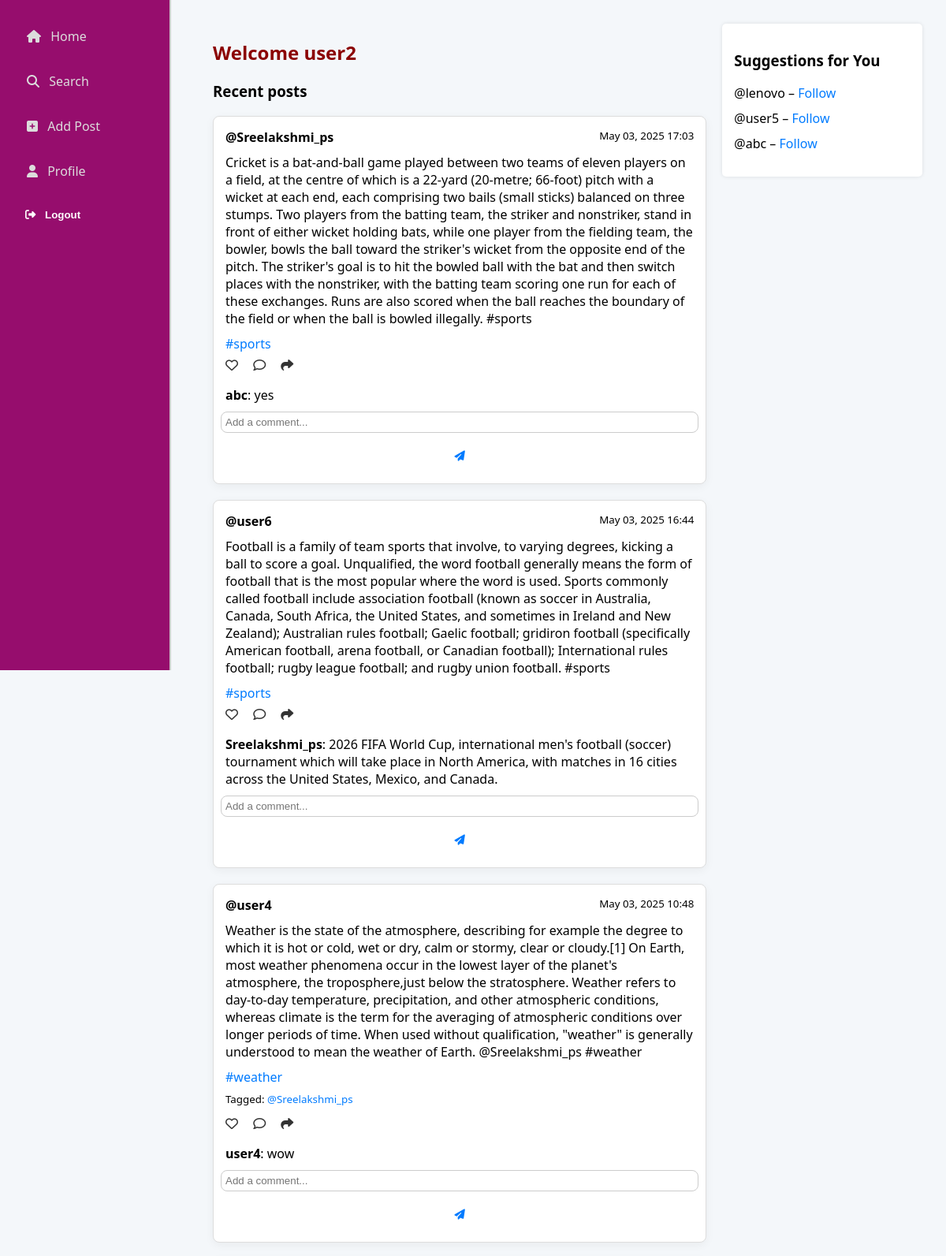
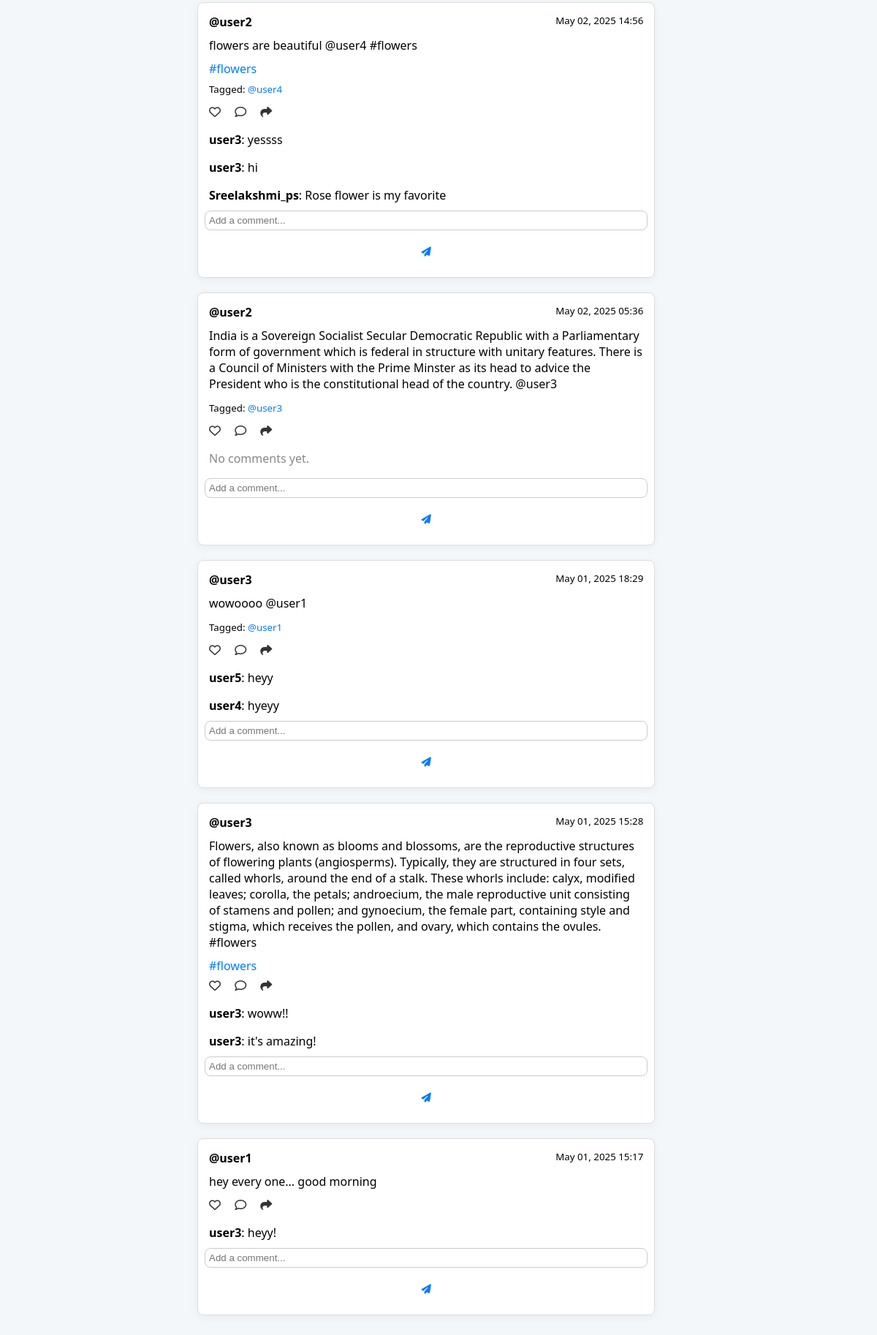
The page /home/ (signed in) on the database its author committed (2 pictures, top to bottom).
### BlogApp/models.py (models this page shows, shortened)
class Post(models.Model):
    author = models.ForeignKey(User, on_delete=models.CASCADE)
    content = models.TextField()
    tags = models.ManyToManyField(Tag, blank=True)
    tagged_users = models.ManyToManyField(User, related_name='tagged_in_posts', blank=True)
    created_at = models.DateTimeField(auto_now_add=True)

class Tag(models.Model):
    name = models.CharField(max_length=30, unique=True)

class Comment(models.Model):
    post = models.ForeignKey(Post, on_delete=models.CASCADE, related_name='comments')
    author = models.ForeignKey(User, on_delete=models.CASCADE)
    text = models.TextField()
    created_at = models.DateTimeField(auto_now_add=True)

### BlogApp/views.py (the view)
# urls.py: path('home/', home_view, name='home'),
@login_required
def home_view(request):
    tag_name = request.GET.get('tag')
    posts = Post.objects.all().order_by('-created_at')
    if tag_name:
        posts = posts.filter(tags__name__iexact=tag_name)
    comment_form = CommentForm()
    following_ids = Follow.objects.filter(follower=request.user).values_list('following__id', flat=True)
    suggestions = User.objects.exclude(id__in=following_ids).exclude(id=request.user.id)[:5]
    return render(request, 'BlogApp/home.html', {
        'posts': posts,
        'comment_form': comment_form,
        'tag_name': tag_name,
        'suggestions': suggestions
    })

### BlogApp/forms.py
class CommentForm(forms.ModelForm):
    class Meta:
        model = Comment
        fields = ['text']
        widgets = {
            'text': forms.TextInput(attrs={
                'placeholder': 'Add a comment...',
                'class': 'form-control',
                'style': 'width: 100%; padding: 5px;',
            }),
        }

### BlogApp/templates/BlogApp/home.html (shortened to what this page needs)
{% extends 'BlogApp/base.html' %}
{% load static %}
{% block content %}
<link rel="stylesheet" href="https://cdnjs.cloudflare.com/ajax/libs/font-awesome/6.4.0/css/all.min.css">
<div style="display: flex; justify-content: space-between; gap: 20px;">
    <div style="width: 70%;">
        <h2 style="text-align: left;color: darkred;">Welcome {{ user.username }}</h2>
        <h3 style="text-align: left;color: black;">Recent posts</h3>
        {% for post in posts %}
        <div class="post" style="border: 1px solid #ddd; padding: 15px; margin-bottom: 20px; border-radius: 8px;">
            <div class="post-header" style="margin-bottom: 10px;">
                <strong>@{{ post.author.username }}</strong>
                <small style="float: right;">{{ post.created_at|date:"M d, Y H:i" }}</small>
            </div>
            <div class="post-content" style="margin-bottom: 10px;">{{ post.content }}</div>
            {% if post.tags.all %}
                <div class="post-tags" style="margin-bottom: 5px;">
                    {% for tag in post.tags.all %}
                        <a href="?tag={{ tag.name }}" style="text-decoration: none; color: #007bff;">#{{ tag.name }}</a>
                    {% endfor %}
                </div>
            {% endif %}
            {% if post.tagged_users.all %}
                <div class="tagged-users" style="margin-bottom: 10px;">
                    <small>Tagged:
                        {% for user in post.tagged_users.all %}
                            <a href="{% url 'profile' user.username %}" style="text-decoration: none; color: #007bff;">@{{ user.username }}</a>{% if not forloop.last %}, {% endif %}
                        {% endfor %}
                    </small>
                </div>
            {% endif %}
            <div class="post-actions" style="margin-bottom: 10px;">
                <a href="#" style="margin-right: 15px; color: #333;"><i class="far fa-heart"></i></a>
                <a href="#" style="margin-right: 15px; color: #333;"><i class="far fa-comment"></i></a>
                <a href="#" style="color: #333;"><i class="fas fa-share"></i></a>
            </div>
            <div class="comments" style="margin-top: 10px;">
                {% for comment in post.comments.all %}
                    <p style="margin-bottom: 5px;"><strong>{{ comment.author.username }}</strong>: {{ comment.text }}</p>
                {% empty %}
                    <p style="color: #888;">No comments yet.</p>
                {% endfor %}
                <form method="post" action="{% url 'comment' post.id %}" style="margin-top: 10px; display: flex; align-items: center; gap: 10px;">
                    {{ comment_form.text }}
                    <button type="submit" title="Add Comment" style="background: none; border: none; cursor: pointer; color: #007bff;">
                        <i class="fas fa-paper-plane"></i>
                    </button>
                </form>
            </div>
        </div>
        {% empty %}
            <p>No posts available.</p>
        {% endfor %}
    </div>
    <div style="width: 25%; background-color: #fff; padding: 15px; border-radius: 5px; box-shadow: 0 0 5px rgba(0,0,0,0.1); height: fit-content;">
        <h3>Suggestions for You</h3>
        <ul style="list-style: none; padding: 0;">
            {% for user in suggestions %}
                <li style="margin-bottom: 10px;">
                    @{{ user.username }} –
                    <a href="{% url 'follow_from_home' user.username %}" style="color: #007bff;">Follow</a>
                </li>
            {% empty %}
                <li>No suggestions available</li>
            {% endfor %}
        </ul>
    </div>
</div>
{% endblock %}

### BlogApp/static/BlogApp/style.css (style rules this page uses)
body { font-family: 'Segoe UI', Tahoma, Geneva, Verdana, sans-serif; background-color: #f4f7fa; margin: 0; padding: 0; display: flex; min-height: 100vh; }
h2 { text-align: center; color: #333; }
a { color: #1a73e8; text-decoration: none; transition: 0.3s; }
form { display: flex; flex-direction: column; gap: 12px; }
input { padding: 10px; border: 1px solid #ccc; border-radius: 8px; transition: 0.2s; }
button, .button { padding: 12px; background-color: #f00975; color: white; border: none; border-radius: 10px; cursor: pointer; font-weight: bold; transition: background-color 0.3s; }
.post { background: #fff; padding: 20px; margin-bottom: 25px; border-left: 6px solid #ff4c60; border-radius: 12px; box-shadow: 0 3px 12px rgba(0, 0, 0, 0.05); border: 1px solid #e0e0e0; }

### rows shown on the page
Post: author.username "Sreelakshmi_ps", created_at "May 03, 2025 17:03", content "Cricket is a bat-and-ball game played between two teams of eleven players on a field, at the centre of which is a 22-yard (20-metre; 66-foot) pitch with a wicket at each end, each comprising two bails (small sticks) balanced on three stumps. Two players from the batting team, the striker and nonstriker, stand in front of either wicket holding bats, while one player from the fielding team, the bowler, bowls the ball toward the striker's wicket from the opposite end of the pitch. The striker's goal is to hit the bowled ball with the bat and then switch places with the nonstriker, with the batting team scoring one run for each of these exchanges. Runs are also scored when the ball reaches the…"
Tag: name "sports"
Comment: author.username "abc", text "yes"
Post: author.username "user6", created_at "May 03, 2025 16:44", content "Football is a family of team sports that involve, to varying degrees, kicking a ball to score a goal. Unqualified, the word football generally means the form of football that is the most popular where the word is used. Sports commonly called football include association football (known as soccer in Australia, Canada, South Africa, the United States, and sometimes in Ireland and New Zealand); Australian rules football; Gaelic football; gridiron football (specifically American football, arena football, or Canadian football); International rules football; rugby league football; and rugby union football. #sports"
Comment: author.username "Sreelakshmi_ps", text "2026 FIFA World Cup, international men's football (soccer) tournament which will take place in North America, with matches in 16 cities across the United States, Mexico, and Canada."
Post: author.username "user4", created_at "May 03, 2025 10:48", content "Weather is the state of the atmosphere, describing for example the degree to which it is hot or cold, wet or dry, calm or stormy, clear or cloudy.[1] On Earth, most weather phenomena occur in the lowest layer of the planet's atmosphere, the troposphere,just below the stratosphere. Weather refers to day-to-day temperature, precipitation, and other atmospheric conditions, whereas climate is the term for the averaging of atmospheric conditions over longer periods of time. When used without qualification, \"weather\" is generally understood to mean the weather of Earth. @Sreelakshmi_ps #weather"
Tag: name "weather"
Comment: author.username "user4", text "wow"
Post: author.username "user2", created_at "May 02, 2025 14:56", content "flowers are beautiful @user4 #flowers"
Tag: name "flowers"
Comment: author.username "user3", text "yessss"
Comment: author.username "user3", text "hi"
Comment: author.username "Sreelakshmi_ps", text "Rose flower is my favorite"
Post: author.username "user2", created_at "May 02, 2025 05:36", content "India is a Sovereign Socialist Secular Democratic Republic with a Parliamentary form of government which is federal in structure with unitary features. There is a Council of Ministers with the Prime Minster as its head to advice the President who is the constitutional head of the country. @user3"
Post: author.username "user3", created_at "May 01, 2025 18:29", content "wowoooo @user1"
Comment: author.username "user5", text "heyy"
Comment: author.username "user4", text "hyeyy"
Post: author.username "user3", created_at "May 01, 2025 15:28", content "Flowers, also known as blooms and blossoms, are the reproductive structures of flowering plants (angiosperms). Typically, they are structured in four sets, called whorls, around the end of a stalk. These whorls include: calyx, modified leaves; corolla, the petals; androecium, the male reproductive unit consisting of stamens and pollen; and gynoecium, the female part, containing style and stigma, which receives the pollen, and ovary, which contains the ovules. #flowers"
Comment: author.username "user3", text "woww!!"
Comment: author.username "user3", text "it's amazing!"
Post: author.username "user1", created_at "May 01, 2025 15:17", content "hey every one... good morning"
Comment: author.username "user3", text "heyy!"

### other values the page prints
{{ user.username }} "user2"
{{ user.username }} "Sreelakshmi_ps"
{{ user.username }} "user4"
{{ user.username }} "user3"
{{ user.username }} "user1"
{{ user.username }} "lenovo"
{{ user.username }} "user5"
{{ user.username }} "abc"
